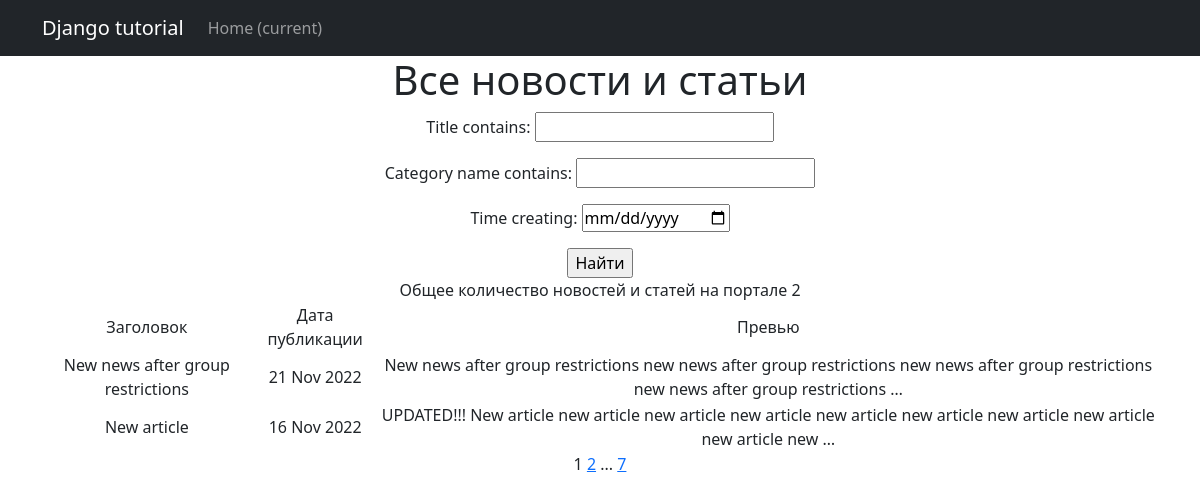
Before: /news/search with the older database file.
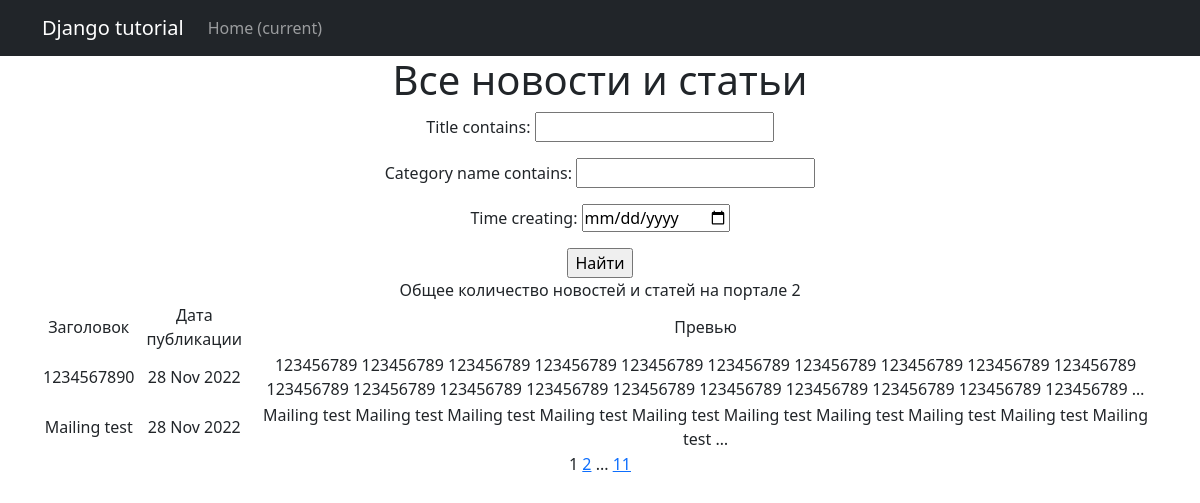
After: the same page with the newer database file.
### news/models.py (models this page shows, shortened)
class Post(models.Model):
    article = 'A'
    news = 'N'
    POSITIONS = [
        (article, 'Статья'),
        (news, 'Новость')
    ]
    type = models.CharField(max_length=1, choices=POSITIONS, default=news)
    time_creating = models.DateTimeField(auto_now_add=True)
    title = models.CharField(max_length=100)
    text = models.TextField()
    rate = models.IntegerField(default=0)
    author = models.ForeignKey(Author, on_delete=models.CASCADE)
    category = models.ManyToManyField(Category, through='PostCategory')

### news/views.py (the view)
# urls.py: path('news/search', PostListFiltered.as_view(), name='Filter'),
class PostListFiltered(ListView):
    model = Post
    ordering = '-time_creating'
    template_name = 'search.html'
    context_object_name = 'posts'
    paginate_by = 2
    def get_queryset(self):
        queryset = super().get_queryset()
        self.filterset = PostFilter(self.request.GET, queryset)
        return self.filterset.qs
    def get_context_data(self, **kwargs):
        context = super().get_context_data(**kwargs)
        context['filterset'] = self.filterset
        return context

### news/templatetags/custom_filters.py (called while the page is built)
@register.filter()
def censor(value):
    if not isinstance(value, str):
        raise TypeError('Incorrect type for filter "censor"')
    words = ['скач', 'редиска', 'раскол', 'раскал', 'шухер']
    value.lower()
    for i in words:
        j = 0
        while j >= 0:
            j = value.find(i)
            if j != -1:
                new_value = value[:j+1] + (len(i) - 1) * '*' + value[j+len(i):]
                value = new_value
    return value

### news/templatetags/custom_tags.py (called while the page is built)
@register.simple_tag(takes_context=True)
def url_replace(context, **kwargs):
   d = context['request'].GET.copy()
   for k, v in kwargs.items():
       d[k] = v
   return d.urlencode()

### templates/search.html (shortened to what this page needs)
{% extends 'default.html' %}
{% load custom_filters %}
{% load custom_tags %}
{% block content %}
<h1>Все новости и статьи</h1>
   <form action="" method="get">
       {{ filterset.form.as_p }}
       <input type="submit" value="Найти" />
   </form>
    {% if posts %}
        Общее количество новостей и статей на портале
        {{ posts|length }}
        <table align="center">
            <tr>
                <td>Заголовок</td>
                <td>Дата публикации</td>
                <td>Превью</td>
            </tr>
            {% for post in posts %}
            <tr>
                <td>{{ post.title }}</td>
                <td>{{ post.time_creating|date:'d M Y' }}</td>
                <td>{{ post.text|truncatewords:20|censor }}</td>
            </tr>
            {% endfor %}
        </table>
    {% else %}
        <h2>Новостей и статей нет!</h2>
    {% endif %}
   {{ page_obj.number }}
   {% if page_obj.has_next %}
       <a href="?{% url_replace page=page_obj.next_page_number %}">{{ page_obj.next_page_number }}</a>
       {% if paginator.num_pages != page_obj.next_page_number %}
           ...
           <a href="?{% url_replace page=page_obj.paginator.num_pages %}">{{ page_obj.paginator.num_pages }}</a>
       {% endif %}
   {% endif %}
{% endblock content %}

### templates/default.html (shortened to what this page needs)
<!DOCTYPE html>
<html lang="en">
    <head>
        {% load static %}
        <link href="{% static 'css/styles.css' %}" rel="stylesheet" />
    </head>
    <body>
        <nav class="navbar navbar-expand-lg navbar-dark bg-dark static-top">
        <div class="container">
            <a class="navbar-brand" href="#">Django tutorial</a>
            <div class="collapse navbar-collapse" id="navbarResponsive">
                <ul class="navbar-nav ml-auto">
                    <li class="nav-item active">
                        <a class="nav-link" href="#">Home
                            <span class="sr-only">(current)</span>
                        </a>
                    </li>
                </ul>
            </div>
        </div>
</nav>
        <div class="container">
            <div class="row">
                <div class="col-lg-12 text-center">
                    {% block content %}{% endblock content %}
                </div>
            </div>
        </div>
    </body>
</html>

Changed rows visible on the page:
no longer on this page (row unchanged): Post: title "New news after group restrictions", time_creating "21 Nov 2022", text|censor "New news after group restrictions new news after group restrictions new news after group restrictions new news after group restrictions …"
no longer on this page (row unchanged): Post: title "New article", time_creating "16 Nov 2022", text|censor "UPDATED!!! New article new article new article new article new article new article new article new article new article new …"
added Post: title "1234567890", time_creating "28 Nov 2022", text|censor "123456789 123456789 123456789 123456789 123456789 123456789 123456789 123456789 123456789 123456789 123456789 123456789 123456789 123456789 123456789 123456789 123456789 123456789 123456789 123456789 …"
added Post: title "Mailing test", time_creating "28 Nov 2022", text|censor "Mailing test Mailing test Mailing test Mailing test Mailing test Mailing test Mailing test Mailing test Mailing test Mailing test …"
Other visible differences:
{{ page_obj.paginator.num_pages }}: "7" → "11"
